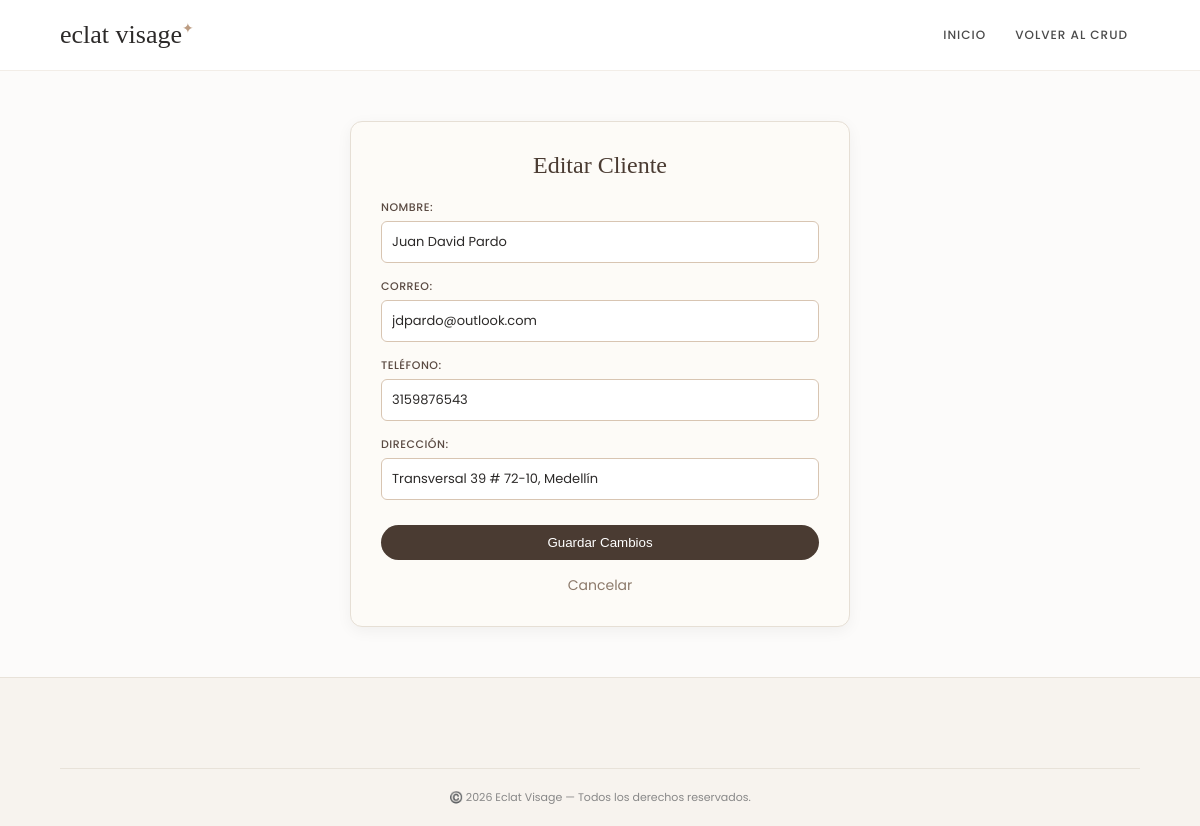
The page /CRUD/clientes_editar.php?id=2 (signed in) on the database its author committed.
### tables this page shows
CREATE TABLE `clientes` (
  `id_cliente` int(11) NOT NULL AUTO_INCREMENT,
  `nombre` varchar(150) NOT NULL,
  `correo` varchar(150) NOT NULL,
  `telefono` varchar(50) DEFAULT NULL,
  `direccion` varchar(255) DEFAULT NULL,
  `fecha_registro` date NOT NULL DEFAULT (CURRENT_DATE),
  PRIMARY KEY (`id_cliente`)
);

### CRUD/clientes_editar.php (the view, shortened to what this page needs)
<?php
include("conexion.php");
if (isset($_GET['id'])) {
    $id = intval($_GET['id']);
    $resultado = $conexion->query("SELECT * FROM clientes WHERE id_cliente = $id");
    if ($resultado->num_rows > 0) {
        $cliente = $resultado->fetch_assoc();
    } else {
        header("Location: clientes_crud.php");
        exit();
    }
} else {
    header("Location: clientes_crud.php");
    exit();
}
?>
<!DOCTYPE html>
<html lang="es">
<head>
    <link rel="stylesheet" href="../estilos.css">
</head>
<body>
    <header class="header">
        <div class="logo">eclat visage<span>✦</span></div>
        <nav class="nav">
            <a href="../index.html">INICIO</a>
            <a href="clientes_crud.php">VOLVER AL CRUD</a>
        </nav>
    </header>
    <main>
        <div class="form-container">
            <h2>Editar Cliente</h2>
            <form action="clientes_editar.php" method="POST">
                <div class="form-group">
                    <label>Nombre:</label>
                    <input type="text" name="nombre" value="<?php echo htmlspecialchars($cliente['nombre']); ?>" required>
                </div>
                <div class="form-group">
                    <label>Correo:</label>
                    <input type="email" name="correo" value="<?php echo htmlspecialchars($cliente['correo']); ?>" required>
                </div>
                <div class="form-group">
                    <label>Teléfono:</label>
                    <input type="text" name="telefono" value="<?php echo htmlspecialchars($cliente['telefono']); ?>">
                </div>
                <div class="form-group">
                    <label>Dirección:</label>
                    <input type="text" name="direccion" value="<?php echo htmlspecialchars($cliente['direccion']); ?>">
                </div>
                <button type="submit" name="actualizar" class="btn-guardar">Guardar Cambios</button>
                <a href="clientes_crud.php" class="btn-cancelar">Cancelar</a>
            </form>
        </div>
    </main>
    <footer class="footer">
        <div class="copyright">
            ©️ 2026 Eclat Visage — Todos los derechos reservados.
        </div>
    </footer>
</body>
</html>

### estilos.css (style rules this page uses)
* { margin: 0; padding: 0; box-sizing: border-box; }
body { font-family: 'Poppins', sans-serif; background-color: #fcfbfa; color: #2c2a29; min-height: 100vh; display: flex; flex-direction: column; }
.header { display: flex; justify-content: space-between; align-items: center; padding: 20px 5%; background-color: #ffffff; border-bottom: 1px solid #f2ede7; }
.logo { font-family: 'Playfair Display', serif; font-size: 26px; font-weight: 500; }
.logo span { font-size: 14px; color: #bc9c82; vertical-align: super; }
.nav { display: flex; align-items: center; flex-wrap: wrap; gap: 5px; }
.nav a { text-decoration: none; color: #4a4a4a; font-size: 12px; font-weight: 500; margin: 0 12px; letter-spacing: 1px; transition: color 0.3s ease; }
.registro-card, .form-container { background-color: #ffffff; width: 100%; max-width: 450px; padding: 40px 35px; border-radius: 8px; box-shadow: 0 10px 25px rgba(0, 0, 0, 0.05); text-align: center; border: 1px solid #f2ede7; margin: 40px auto; }
.registro-card h2, .form-container h2 { font-family: 'Playfair Display', serif; font-size: 24px; font-weight: 500; color: #2c2a29; margin-bottom: 6px; }
.registro-card .campo, .form-group { text-align: left; margin-bottom: 18px; }
.registro-card label, .form-group label { display: block; font-size: 11px; font-weight: 600; letter-spacing: 0.5px; color: #4a4a4a; text-transform: uppercase; margin-bottom: 6px; }
.registro-card input, .form-group input, .form-group textarea { width: 100%; padding: 12px 14px; border: 1px solid #e3d4c7; border-radius: 4px; font-family: 'Poppins', sans-serif; font-size: 13px; color: #2c2a29; background-color: #fcfbfa; outline: none; transition: all 0.3s ease; box-sizing: border-box; }
.footer, .footer-crud { background-color: #f7f3ee; color: #333; padding: 50px 5% 20px; border-top: 1px solid #e8e2d9; font-size: 13px; }
.copyright { text-align: center; margin-top: 40px; padding-top: 20px; border-top: 1px solid #e8e2d9; color: #888; font-size: 11px; }

### CRUD/clientes_editar.php (style rules this page uses)
.form-container { max-width: 500px; margin: 50px auto; background: #fdfbf7; padding: 30px; border-radius: 12px; box-shadow: 0 4px 15px rgba(0,0,0,0.05); border: 1px solid #e6dfd5; }
.form-container h2 { font-family: 'Playfair Display', serif; color: #4a3b32; margin-bottom: 20px; text-align: center; }
.form-group { margin-bottom: 15px; }
.form-group label { display: block; margin-bottom: 5px; color: #5a4a42; font-weight: 500; }
.form-group input { width: 100%; padding: 10px; border: 1px solid #d8c5b2; border-radius: 6px; background: #fff; box-sizing: border-box; }
.btn-guardar { background-color: #4a3b32; color: #fff; padding: 10px 20px; border: none; border-radius: 20px; cursor: pointer; font-weight: 500; width: 100%; margin-top: 10px; transition: background 0.3s; }
.btn-cancelar { display: block; text-align: center; margin-top: 15px; color: #8c7a6b; text-decoration: none; font-size: 14px; }

### rows shown on the page
clientes: nombre "Juan David Pardo", correo "jdpardo@outlook.com", telefono "3159876543", direccion "Transversal 39 # 72-10, Medellín"
